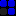

A 2D game scene composited from a Tiled map and its tileset images. What follows is a short description and the map's XML, with every tile layer's data as written:
An orthogonal 2x2 tile map with 8x8 px tiles, 1 tile layer (tiles layer).

<map version="1.10" tiledversion="1.11.0" orientation="orthogonal" renderorder="right-down" width="2" height="2" tilewidth="8" tileheight="8" infinite="0" nextlayerid="2" nextobjectid="1">
 <tileset firstgid="1" source="bricks_small.tsx" />
 <layer id="1" name="tiles layer" width="2" height="2">
  <data encoding="csv">
7,7,
1,7
</data>
 </layer>
</map>